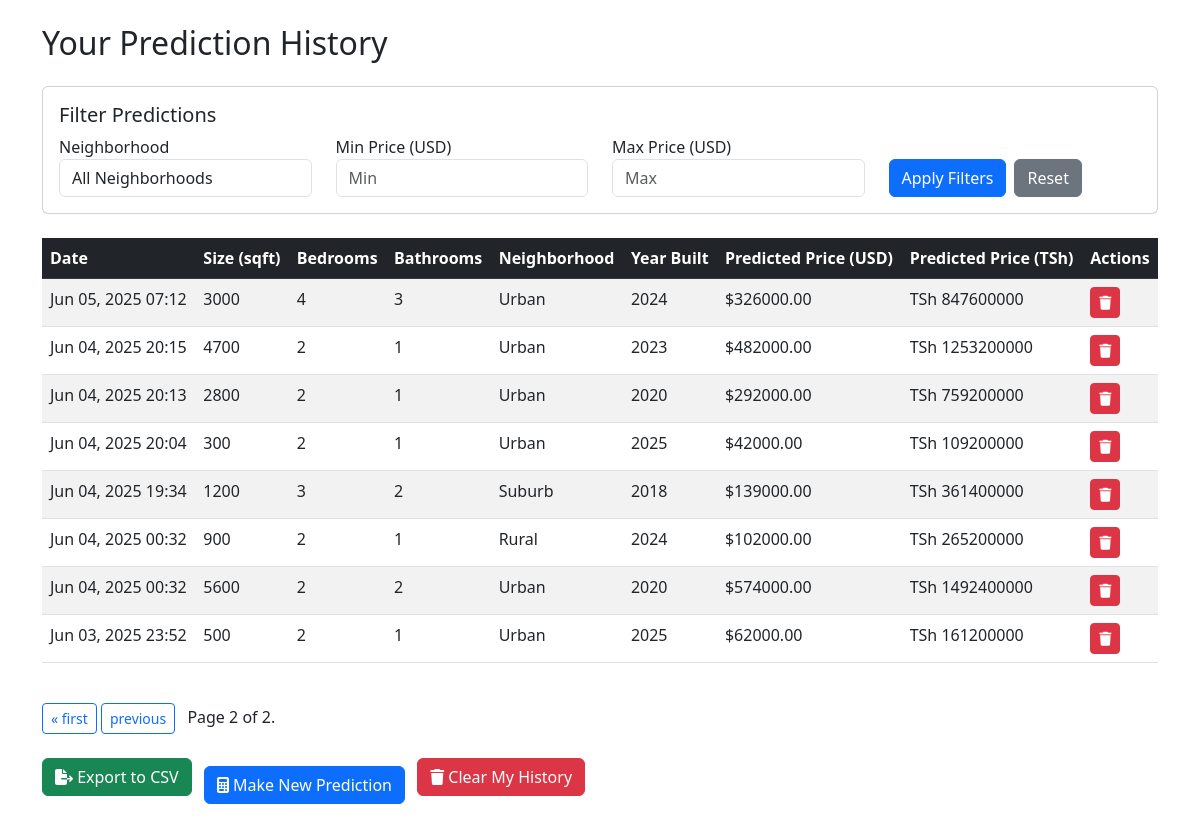
The app's page /history/?page=2 (signed in) with its own data.
### house_price/models.py (models this page shows, shortened)
class HousePricePrediction(models.Model):
    user = models.ForeignKey(User, on_delete=models.CASCADE, null=True, blank=True)
    square_feet = models.IntegerField()
    bedrooms = models.IntegerField()
    bathrooms = models.IntegerField()
    neighborhood = models.CharField(max_length=50)
    year_built = models.IntegerField()
    predicted_price_usd = models.DecimalField(max_digits=12, decimal_places=2)
    predicted_price_tsh = models.DecimalField(max_digits=12, decimal_places=2)
    created_at = models.DateTimeField(auto_now_add=True)
    is_deleted = models.BooleanField(default=False)
    class Meta:
        ordering = ['-created_at']

### house_price/views.py (the view)
# urls.py: path('history/', views.prediction_history, name='prediction_history'),
@login_required
def prediction_history(request):
    predictions = HousePricePrediction.objects.filter(
        user=request.user, is_deleted=False
    ).order_by('-created_at')
    paginator = Paginator(predictions, 10)
    page_number = request.GET.get('page')
    page_obj = paginator.get_page(page_number)
    context = {
        'predictions': page_obj,  # Changed from page_obj to predictions
    }
    return render(request, 'house_price/history.html', context)

### house_price/templates/house_price/history.html (shortened to what this page needs)
{% load static %}
<!DOCTYPE html>
<html lang="en">
<head>
    <link href="https://cdn.jsdelivr.net/npm/bootstrap@5.3.0/dist/css/bootstrap.min.css" rel="stylesheet">
    <link rel="stylesheet" href="https://cdnjs.cloudflare.com/ajax/libs/font-awesome/6.4.0/css/all.min.css">
</head>
<body>
    <div class="container">
        <h2 class="my-4">Your Prediction History</h2>
        {% if predictions %}
        <div class="card mb-4">
            <div class="card-body">
                <h5 class="card-title">Filter Predictions</h5>
                <form method="get">
                    <div class="row">
                        <div class="col-md-3">
                            <label for="neighborhood">Neighborhood</label>
                            <select name="neighborhood" id="neighborhood" class="form-control">
                                <option value="">All Neighborhoods</option>
                            </select>
                        </div>
                        <div class="col-md-3">
                            <label for="min_price">Min Price (USD)</label>
                            <input type="number" name="min_price" id="min_price"
                                   class="form-control" placeholder="Min"
                                   value="{{ min_price }}">
                        </div>
                        <div class="col-md-3">
                            <label for="max_price">Max Price (USD)</label>
                            <input type="number" name="max_price" id="max_price"
                                   class="form-control" placeholder="Max"
                                   value="{{ max_price }}">
                        </div>
                        <div class="col-md-3 d-flex align-items-end">
                            <button type="submit" class="btn btn-primary">Apply Filters</button>
                            <a href="{% url 'prediction_history' %}" class="btn btn-secondary ms-2">Reset</a>
                        </div>
                    </div>
                </form>
            </div>
        </div>
        <div class="table-responsive">
            <table class="table table-striped">
                <thead class="table-dark">
                    <tr>
                        <th>Date</th>
                        <th>Size (sqft)</th>
                        <th>Bedrooms</th>
                        <th>Bathrooms</th>
                        <th>Neighborhood</th>
                        <th>Year Built</th>
                        <th>Predicted Price (USD)</th>
                        <th>Predicted Price (TSh)</th>
                        <th>Actions</th>
                    </tr>
                </thead>
                <tbody>
                    {% for prediction in predictions %}
                    <tr>
                        <td>{{ prediction.created_at|date:"M d, Y H:i" }}</td>
                        <td>{{ prediction.square_feet }}</td>
                        <td>{{ prediction.bedrooms }}</td>
                        <td>{{ prediction.bathrooms }}</td>
                        <td>{{ prediction.neighborhood }}</td>
                        <td>{{ prediction.year_built }}</td>
                        <td>${{ prediction.predicted_price_usd|floatformat:2 }}</td>
                        <td>TSh {{ prediction.predicted_price_tsh|floatformat:0 }}</td>
                        <td>
                            <form action="{% url 'delete_prediction' prediction.id %}" method="post" style="display:inline;">
                                <button type="submit" class="btn btn-sm btn-danger" onclick="return confirm('Delete this prediction?');">
                                    <i class="fas fa-trash"></i>
                                </button>
                            </form>
                        </td>
                    </tr>
                    {% endfor %}
                </tbody>
            </table>
        </div>
        <div class="pagination my-4">
            <span class="step-links">
                {% if predictions.has_previous %}
                    <a href="?page=1" class="btn btn-sm btn-outline-primary">&laquo; first</a>
                    <a href="?page={{ predictions.previous_page_number }}" class="btn btn-sm btn-outline-primary">previous</a>
                {% endif %}
                <span class="current mx-2">
                    Page {{ predictions.number }} of {{ predictions.paginator.num_pages }}.
                </span>
            </span>
        </div>
        {% else %}
            <div class="alert alert-info">
                You haven't made any predictions yet.
            </div>
        {% endif %}
        <div class="mb-4">
            <a href="{% url 'export_predictions' %}" class="btn btn-success mb-3">
                <i class="fas fa-file-export"></i> Export to CSV
            </a>
            <a href="{% url 'house_price_prediction' %}" class="btn btn-primary ms-2">
                <i class="fas fa-calculator"></i> Make New Prediction
            </a>
            <form action="{% url 'clear_user_history' %}" method="post" class="d-inline ms-2">
                <button type="submit" class="btn btn-danger mb-3" onclick="return confirm('Are you sure you want to clear your prediction history?');">
                    <i class="fas fa-trash"></i> Clear My History
                </button>
            </form>
        </div>
    </div>
</body>
</html>

### records on screen
HousePricePrediction: created_at "Jun 05, 2025 07:12", square_feet "3000", bedrooms "4", bathrooms "3", neighborhood "Urban", year_built "2024", predicted_price_usd "326000.00", predicted_price_tsh "847600000"
HousePricePrediction: created_at "Jun 04, 2025 20:15", square_feet "4700", bedrooms "2", bathrooms "1", neighborhood "Urban", year_built "2023", predicted_price_usd "482000.00", predicted_price_tsh "1253200000"
HousePricePrediction: created_at "Jun 04, 2025 20:13", square_feet "2800", bedrooms "2", bathrooms "1", neighborhood "Urban", year_built "2020", predicted_price_usd "292000.00", predicted_price_tsh "759200000"
HousePricePrediction: created_at "Jun 04, 2025 20:04", square_feet "300", bedrooms "2", bathrooms "1", neighborhood "Urban", year_built "2025", predicted_price_usd "42000.00", predicted_price_tsh "109200000"
HousePricePrediction: created_at "Jun 04, 2025 19:34", square_feet "1200", bedrooms "3", bathrooms "2", neighborhood "Suburb", year_built "2018", predicted_price_usd "139000.00", predicted_price_tsh "361400000"
HousePricePrediction: created_at "Jun 04, 2025 00:32", square_feet "900", bedrooms "2", bathrooms "1", neighborhood "Rural", year_built "2024", predicted_price_usd "102000.00", predicted_price_tsh "265200000"
HousePricePrediction: created_at "Jun 04, 2025 00:32", square_feet "5600", bedrooms "2", bathrooms "2", neighborhood "Urban", year_built "2020", predicted_price_usd "574000.00", predicted_price_tsh "1492400000"
HousePricePrediction: created_at "Jun 03, 2025 23:52", square_feet "500", bedrooms "2", bathrooms "1", neighborhood "Urban", year_built "2025", predicted_price_usd "62000.00", predicted_price_tsh "161200000"

### other values on screen
{{ predictions.number }} "2"
{{ predictions.paginator.num_pages }} "2"
